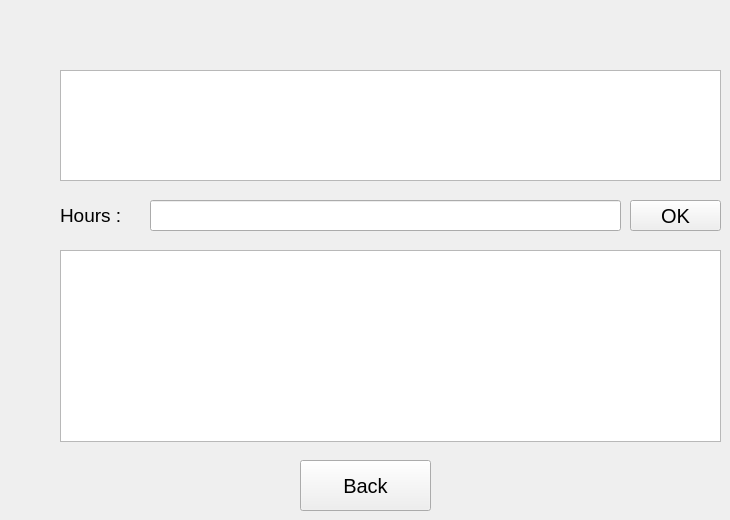
    <widget class="QWidget" name="page_10">
     <widget class="QTextBrowser" name="pg10_textbrowser_info">
      <property name="geometry">
       <rect>
        <x>60</x>
        <y>70</y>
        <width>661</width>
        <height>111</height>
       </rect>
      </property>
      <property name="font">
       <font>
        <pointsize>12</pointsize>
       </font>
      </property>
      <property name="cursor" stdset="0">
       <cursorShape>ForbiddenCursor</cursorShape>
      </property>
     </widget>
     <widget class="QLineEdit" name="pg10_lineedit">
      <property name="geometry">
       <rect>
        <x>150</x>
        <y>200</y>
        <width>471</width>
        <height>31</height>
       </rect>
      </property>
      <property name="font">
       <font>
        <pointsize>10</pointsize>
       </font>
      </property>
     </widget>
     <widget class="QTextBrowser" name="pg10_textbrowser_result">
      <property name="geometry">
       <rect>
        <x>60</x>
        <y>250</y>
        <width>661</width>
        <height>192</height>
       </rect>
      </property>
      <property name="font">
       <font>
        <pointsize>12</pointsize>
       </font>
      </property>
      <property name="cursor" stdset="0">
       <cursorShape>ForbiddenCursor</cursorShape>
      </property>
     </widget>
     <widget class="QPushButton" name="pg10_pushbutton_ok">
      <property name="geometry">
       <rect>
        <x>630</x>
        <y>200</y>
        <width>91</width>
        <height>31</height>
       </rect>
      </property>
      <property name="font">
       <font>
        <pointsize>15</pointsize>
       </font>
      </property>
      <property name="cursor">
       <cursorShape>PointingHandCursor</cursorShape>
      </property>
      <property name="text">
       <string>OK</string>
      </property>
     </widget>
     <widget class="QPushButton" name="pg10_pushbutton_back">
      <property name="geometry">
       <rect>
        <x>300</x>
        <y>460</y>
        <width>131</width>
        <height>51</height>
       </rect>
      </property>
      <property name="font">
       <font>
        <pointsize>15</pointsize>
       </font>
      </property>
      <property name="cursor">
       <cursorShape>PointingHandCursor</cursorShape>
      </property>
      <property name="text">
       <string>Back</string>
      </property>
     </widget>
     <widget class="QLabel" name="label_27">
      <property name="geometry">
       <rect>
        <x>60</x>
        <y>200</y>
        <width>91</width>
        <height>31</height>
       </rect>
      </property>
      <property name="font">
       <font>
        <pointsize>14</pointsize>
       </font>
      </property>
      <property name="text">
       <string>Hours :</string>
      </property>
     </widget>
    </widget>
